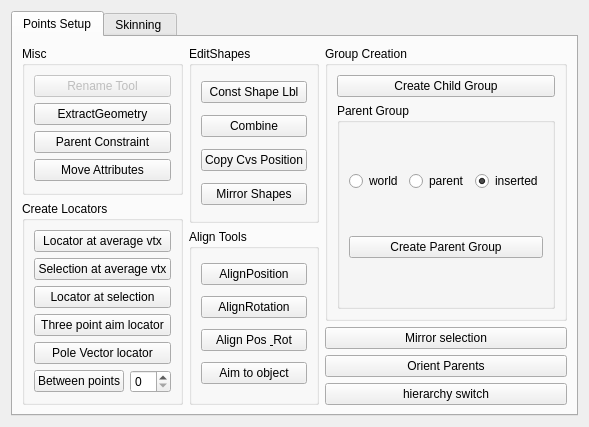
<?xml version="1.0" encoding="UTF-8"?>
<ui version="4.0">
 <class>Form</class>
 <widget class="QWidget" name="Form">
  <property name="geometry">
   <rect>
    <x>0</x>
    <y>0</y>
    <width>577</width>
    <height>419</height>
   </rect>
  </property>
  <property name="windowTitle">
   <string>Form</string>
  </property>
  <layout class="QHBoxLayout" name="horizontalLayout_9">
   <item>
    <widget class="QTabWidget" name="tabWidget">
     <property name="currentIndex">
      <number>0</number>
     </property>
     <widget class="QWidget" name="tab">
      <attribute name="title">
       <string>Points Setup</string>
      </attribute>
      <layout class="QVBoxLayout" name="verticalLayout_13">
       <item>
        <layout class="QHBoxLayout" name="horizontalLayout">
         <item>
          <layout class="QVBoxLayout" name="verticalLayout_17">
           <item>
            <widget class="QGroupBox" name="MiscGroupBox">
             <property name="title">
              <string>Misc</string>
             </property>
             <layout class="QVBoxLayout" name="verticalLayout_4">
              <item>
               <widget class="QPushButton" name="RenameTool">
                <property name="enabled">
                 <bool>false</bool>
                </property>
                <property name="text">
                 <string>Rename Tool</string>
                </property>
               </widget>
              </item>
              <item>
               <widget class="QPushButton" name="ExtractGeoBtn">
                <property name="text">
                 <string>ExtractGeometry</string>
                </property>
               </widget>
              </item>
              <item>
               <widget class="QPushButton" name="ParentConstraintBtn">
                <property name="text">
                 <string>Parent Constraint</string>
                </property>
               </widget>
              </item>
              <item>
               <widget class="QPushButton" name="AttributeTransferBtn">
                <property name="toolTip">
                 <string extracomment="Select the object with the Attributes you want to transfer First, then the destination object."/>
                </property>
                <property name="text">
                 <string>Move Attributes</string>
                </property>
               </widget>
              </item>
             </layout>
            </widget>
           </item>
           <item>
            <widget class="QGroupBox" name="groupBox_4">
             <property name="title">
              <string>Create Locators</string>
             </property>
             <layout class="QVBoxLayout" name="verticalLayout_14">
              <item>
               <widget class="QPushButton" name="locator_at_average_btn">
                <property name="toolTip">
                 <string>select some vertex or objects and a locator will be created at the average position</string>
                </property>
                <property name="text">
                 <string>Locator at average vtx</string>
                </property>
               </widget>
              </item>
              <item>
               <widget class="QPushButton" name="pushButton">
                <property name="text">
                 <string>Selection at average vtx</string>
                </property>
               </widget>
              </item>
              <item>
               <widget class="QPushButton" name="create_locators_at_nodes_btn">
                <property name="text">
                 <string>Locator at selection</string>
                </property>
               </widget>
              </item>
              <item>
               <widget class="QPushButton" name="three_points_locators_btn">
                <property name="toolTip">
                 <string>select tree points or vertices a locator will be created over the first element, aiming to the second one, and using the third as up vector.</string>
                </property>
                <property name="text">
                 <string>Three point aim locator</string>
                </property>
               </widget>
              </item>
              <item>
               <widget class="QPushButton" name="pushButton_3">
                <property name="text">
                 <string>Pole Vector locator</string>
                </property>
               </widget>
              </item>
              <item>
               <layout class="QHBoxLayout" name="horizontalLayout_2">
                <item>
                 <widget class="QPushButton" name="points_between_btn">
                  <property name="text">
                   <string>Between points</string>
                  </property>
                 </widget>
                </item>
                <item>
                 <widget class="QSpinBox" name="spinBox"/>
                </item>
               </layout>
              </item>
             </layout>
            </widget>
           </item>
          </layout>
         </item>
         <item>
          <layout class="QVBoxLayout" name="verticalLayout_11">
           <item>
            <widget class="QGroupBox" name="groupBox">
             <property name="title">
              <string>EditShapes</string>
             </property>
             <layout class="QVBoxLayout" name="verticalLayout_9">
              <item>
               <widget class="QPushButton" name="ConstShapeLblBtn">
                <property name="text">
                 <string>Const Shape Lbl</string>
                </property>
               </widget>
              </item>
              <item>
               <widget class="QPushButton" name="SCCombineButton">
                <property name="text">
                 <string>Combine</string>
                </property>
               </widget>
              </item>
              <item>
               <widget class="QPushButton" name="CopyCvsPosBtn">
                <property name="text">
                 <string>Copy Cvs Position</string>
                </property>
               </widget>
              </item>
              <item>
               <widget class="QPushButton" name="pushButton_2">
                <property name="text">
                 <string>Mirror Shapes</string>
                </property>
               </widget>
              </item>
             </layout>
             <zorder>SCCombineButton</zorder>
             <zorder>ConstShapeLblBtn</zorder>
             <zorder>CopyCvsPosBtn</zorder>
             <zorder>pushButton_2</zorder>
            </widget>
           </item>
           <item>
            <widget class="QGroupBox" name="AlignGroupBox">
             <property name="title">
              <string>Align Tools</string>
             </property>
             <layout class="QVBoxLayout" name="verticalLayout_10">
              <item>
               <widget class="QPushButton" name="AlignPosition">
                <property name="text">
                 <string>AlignPosition</string>
                </property>
               </widget>
              </item>
              <item>
               <widget class="QPushButton" name="AlignRotation">
                <property name="text">
                 <string>AlignRotation</string>
                </property>
               </widget>
              </item>
              <item>
               <widget class="QPushButton" name="AlignAll">
                <property name="text">
                 <string>Align Pos &amp; Rot</string>
                </property>
               </widget>
              </item>
              <item>
               <widget class="QPushButton" name="aim_button_btn">
                <property name="text">
                 <string>Aim to object</string>
                </property>
               </widget>
              </item>
             </layout>
            </widget>
           </item>
          </layout>
         </item>
         <item>
          <layout class="QVBoxLayout" name="verticalLayout_6">
           <item>
            <widget class="QGroupBox" name="GroupsGroupBox">
             <property name="title">
              <string>Group Creation</string>
             </property>
             <layout class="QVBoxLayout" name="verticalLayout">
              <item>
               <widget class="QPushButton" name="CreateChildGroup">
                <property name="text">
                 <string>Create Child Group</string>
                </property>
               </widget>
              </item>
              <item>
               <widget class="QGroupBox" name="groupBox_2">
                <property name="title">
                 <string>Parent Group</string>
                </property>
                <layout class="QVBoxLayout" name="verticalLayout_7">
                 <item>
                  <layout class="QHBoxLayout" name="horizontalLayout_8">
                   <item>
                    <widget class="QRadioButton" name="worldRadio">
                     <property name="text">
                      <string>world</string>
                     </property>
                    </widget>
                   </item>
                   <item>
                    <widget class="QRadioButton" name="parentRadio">
                     <property name="text">
                      <string>parent</string>
                     </property>
                    </widget>
                   </item>
                   <item>
                    <widget class="QRadioButton" name="insertedRadio">
                     <property name="text">
                      <string>inserted</string>
                     </property>
                     <property name="checked">
                      <bool>true</bool>
                     </property>
                    </widget>
                   </item>
                  </layout>
                 </item>
                 <item>
                  <widget class="QPushButton" name="CreateParentGroup">
                   <property name="text">
                    <string>Create Parent Group</string>
                   </property>
                  </widget>
                 </item>
                </layout>
               </widget>
              </item>
             </layout>
            </widget>
           </item>
           <item>
            <layout class="QVBoxLayout" name="verticalLayout_5">
             <item>
              <widget class="QPushButton" name="mirror_selection_btn">
               <property name="text">
                <string>Mirror selection</string>
               </property>
              </widget>
             </item>
             <item>
              <widget class="QPushButton" name="orient_parents_btn">
               <property name="text">
                <string>Orient Parents</string>
               </property>
              </widget>
             </item>
             <item>
              <widget class="QPushButton" name="hierarchy_switch_btn">
               <property name="text">
                <string>hierarchy switch</string>
               </property>
              </widget>
             </item>
            </layout>
           </item>
          </layout>
         </item>
        </layout>
       </item>
      </layout>
     </widget>
     <widget class="QWidget" name="tab_2">
      <attribute name="title">
       <string>Skinning </string>
      </attribute>
      <layout class="QHBoxLayout" name="horizontalLayout_10">
       <item>
        <layout class="QHBoxLayout" name="horizontalLayout_3"/>
       </item>
       <item>
        <layout class="QVBoxLayout" name="verticalLayout_3">
         <item>
          <widget class="Line" name="line_2">
           <property name="orientation">
            <enum>Qt::Horizontal</enum>
           </property>
          </widget>
         </item>
         <item>
          <widget class="QLabel" name="SkiningToolslabel">
           <property name="text">
            <string>SkiningTools</string>
           </property>
          </widget>
         </item>
         <item>
          <widget class="QPushButton" name="ListConnectedJoints">
           <property name="text">
            <string>List Skined Joints</string>
           </property>
          </widget>
         </item>
         <item>
          <widget class="QListWidget" name="listWidget">
           <property name="sizePolicy">
            <sizepolicy hsizetype="Preferred" vsizetype="Preferred">
             <horstretch>0</horstretch>
             <verstretch>0</verstretch>
            </sizepolicy>
           </property>
          </widget>
         </item>
         <item>
          <widget class="QPushButton" name="SelectJoints">
           <property name="text">
            <string>Select Joints</string>
           </property>
          </widget>
         </item>
         <item>
          <spacer name="verticalSpacer_2">
           <property name="orientation">
            <enum>Qt::Vertical</enum>
           </property>
           <property name="sizeHint" stdset="0">
            <size>
             <width>20</width>
             <height>40</height>
            </size>
           </property>
          </spacer>
         </item>
        </layout>
       </item>
      </layout>
     </widget>
    </widget>
   </item>
  </layout>
 </widget>
 <resources/>
 <connections/>
</ui>
